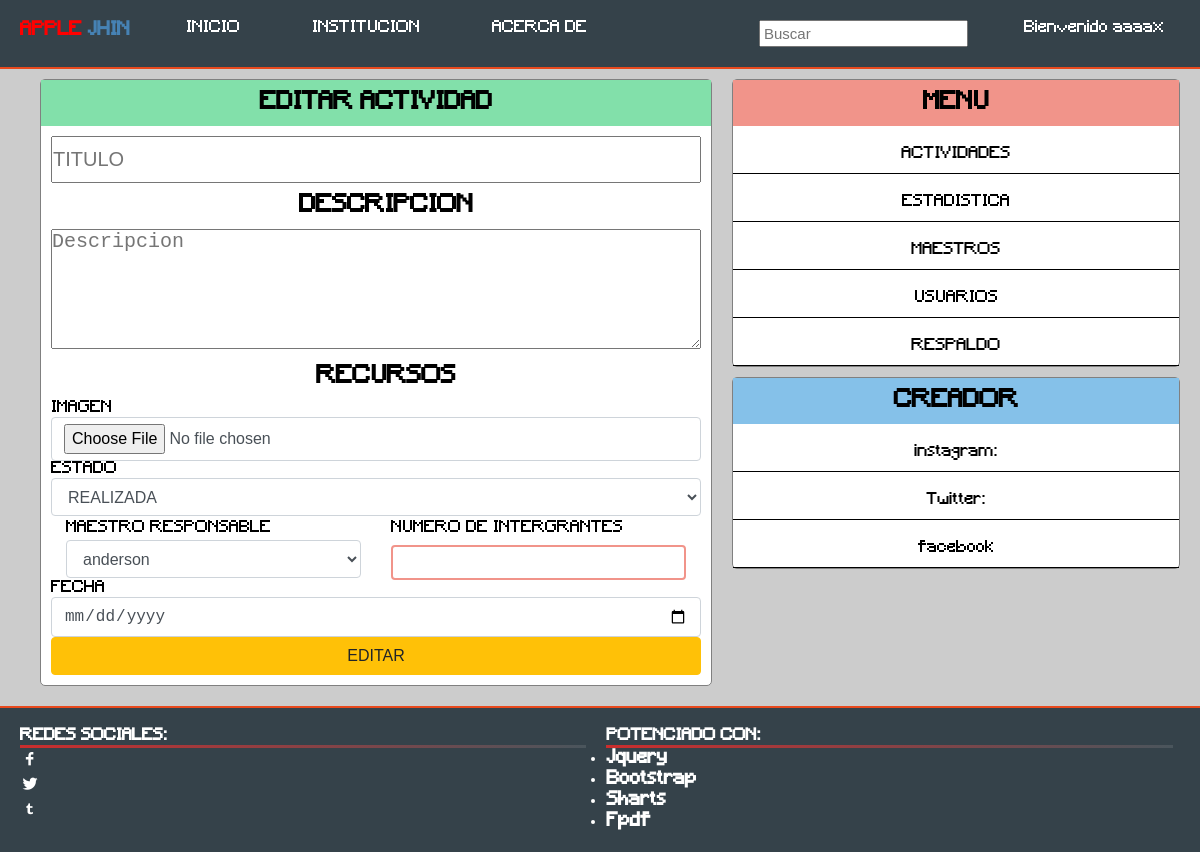
The app's page /perfil/editar_actividad.php?id=372317330 (signed in), older data.
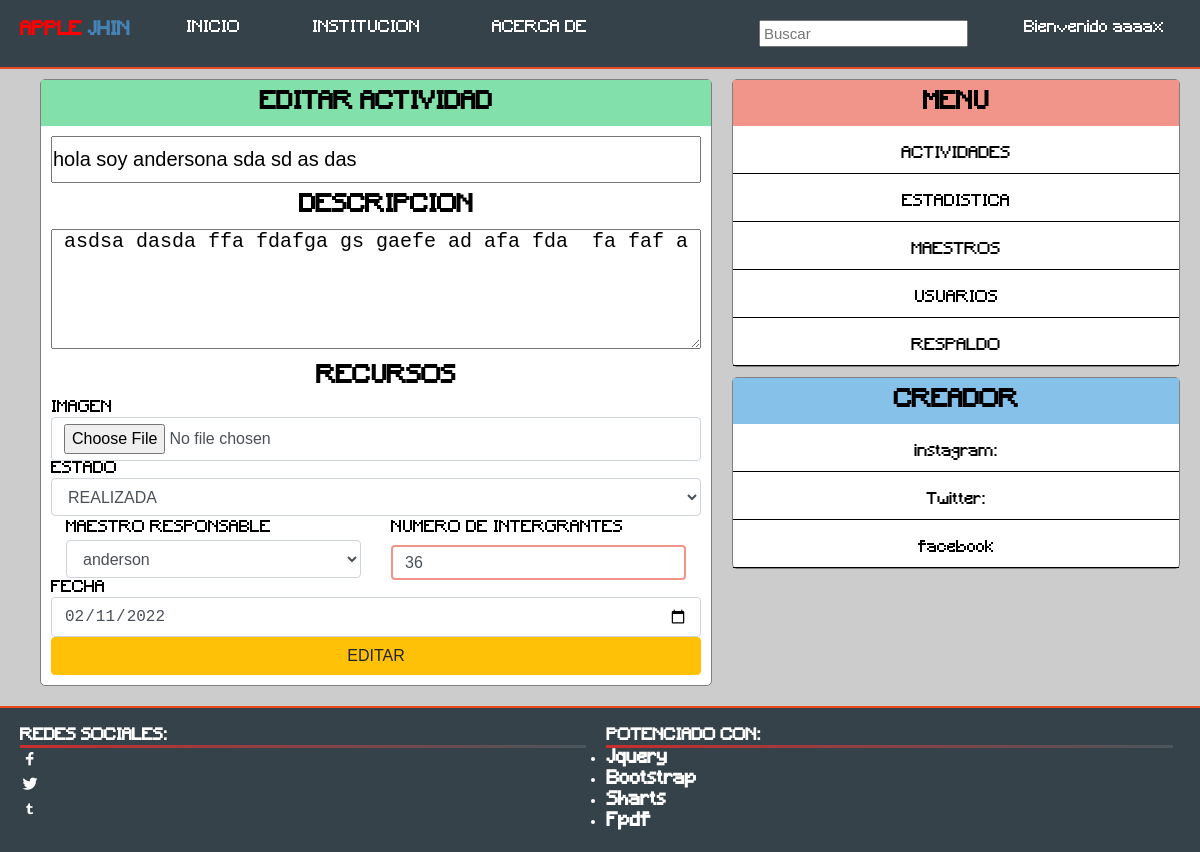
The same page, newer data.
### tables this page shows
CREATE TABLE `actividad` (
  `id_actividad` int(11) NOT NULL AUTO_INCREMENT,
  `nombre` varchar(62) NOT NULL,
  `tipo` varchar(59) NOT NULL,
  `descripcion` text NOT NULL,
  `fecha` varchar(56) NOT NULL,
  `imagen` varchar(300) NOT NULL,
  `idenm` int(250) NOT NULL,
  `maestro_r` varchar(250) NOT NULL,
  `num_integ` int(50) NOT NULL,
  PRIMARY KEY (`id_actividad`)
);

### php/actividades/conexion.php (called while the page is built, shortened)
<?php
	class conexion
	{
		private $host;
		private $user;
		private $password;
		private $database;
		function __construct(){
			$this->host 	= "localhost";
			$this->user 	= "root";
			$this->password = "";
			$this->database = "sanjose";
		}
		public function conectar(){
			$conexion = mysqli_connect($this->host, $this->user, $this->password, $this->database);
			return $conexion;
		}
	}
 ?>

### php/actividades/actividad.php (called while the page is built, shortened)
<?php
	require "conexion.php";
	class actividad
	{
		private $link;
		function __construct()
		{
			$this->conn  = new conexion();
			$this->link  = $this->conn->conectar();
		}
				public function getActividadById($id=NULL)
		{
			if (!empty($id))
			{
				$query  = "SELECT * FROM actividad WHERE idenm =" .$id;
				$result = mysqli_query($this->link, $query);
				$data   = array();
  				while ($data[] = mysqli_fetch_assoc($result));
  				array_pop($data);
				return $data;
			}
			else{
				return false;
			}
		}
		}
?>

### perfil/editar_actividad.php (the view, shortened to what the changed rows need)
	<?php
		include "../php/actividades/actividad.php";
		$actividad = new actividad();
		$id = isset($_GET['id'])?$_GET['id']:NULL;
		$actividades = $actividad->getActividadById($id);
		$nombre 	   = '';
		$descripcion   = '';
		$fecha         = '';
		$imagen        = '';
		$integrant     = '';
		if ($actividades) {
			$nombre      = $actividades[0]['nombre'];
			$descripcion = $actividades[0]['descripcion'];
			$fecha       = $actividades[0]['fecha'];
			$imagen      = $actividades[0]['imagen'];
			$integrant   = $actividades[0]['num_integ'];
		}
?>
	<!DOCTYPE html>
	<html>
	<head>
		<link rel="stylesheet" type="text/css" href="../css/estilos.css">
		<link rel="stylesheet" type="text/css" href="../css/bootstrap.css">
	</head>
	<body style="background-color: rgba(0,0,0,0.2);">
		<?php include "../php/acceso2.php"; ?>
		<main class="container" style="display: flex; background-color: rgba(0,0,0,0);">
			<div class="wall-x" >
					<div class="title-m">
					<h2>EDITAR ACTIVIDAD</h2>
				</div>
					<div class="post-l">
						<form action="../php/actividades/actividad_controler.php?id=<?=$_GET['id'];?>" method="POST" enctype="multipart/form-data" id = "registro1">
							<input type="text" name="nombre" class="titulo" placeholder="TITULO" value="<?=$nombre;?>">
							<h2>DESCRIPCION</h2>
							<textarea placeholder="Descripcion" name="descripcion" style="max-width: 100%;"><?=$descripcion;?></textarea>
							<h2>RECURSOS</h2>
							IMAGEN
							<input type="file" name="imagen" class="form-control" value="../php/actividades/<?=$imagen;?>">ESTADO<br>
							<select name="estado" class="form-control"> <br>
								<option value="REALIZADA">REALIZADA</option>
								<option value="DESCARTADA">DESCARTADA</option><br>
							</select>
										<div style="width: 100%; display: flex; flex-wrap: wrap;">
								<div class="col-md-6">
						</div>
							<div class="col-md-6">
							<label class="col-form-label">NUMERO DE INTERGRANTES</label>
							<input type="number" name="integrantes" value="<?=$integrant;?>" class="form-control">
							</div>
						</div>
							</select>FECHA
							<input type="date" name="fecha" class="form-control" value="<?=$fecha;?>">
							<input type="submit" name="editar" value="EDITAR" class="btn btn-warning" style="width: 100%;">
						</form>
					</div>
				</div>
				<div style="width: 40%;" class="raro">
			<div class="wall-s">
				<div class="title-m">
					<h2>MENU</h2>
				</div>
				</div>
			<div class="wall-sc">
				<div class="title-m">
					<h2>CREADOR</h2>
				</div>
				</div>
			</div>
		</main>
</body>
</html>

Row changes from the older to the newer data that the page shows:
added actividad: nombre "hola soy andersona sda sd as das", descripcion "asdsa dasda ffa fdafga gs gaefe ad afa fda fa faf a", integrantes "36", fecha "02/11/2022"
